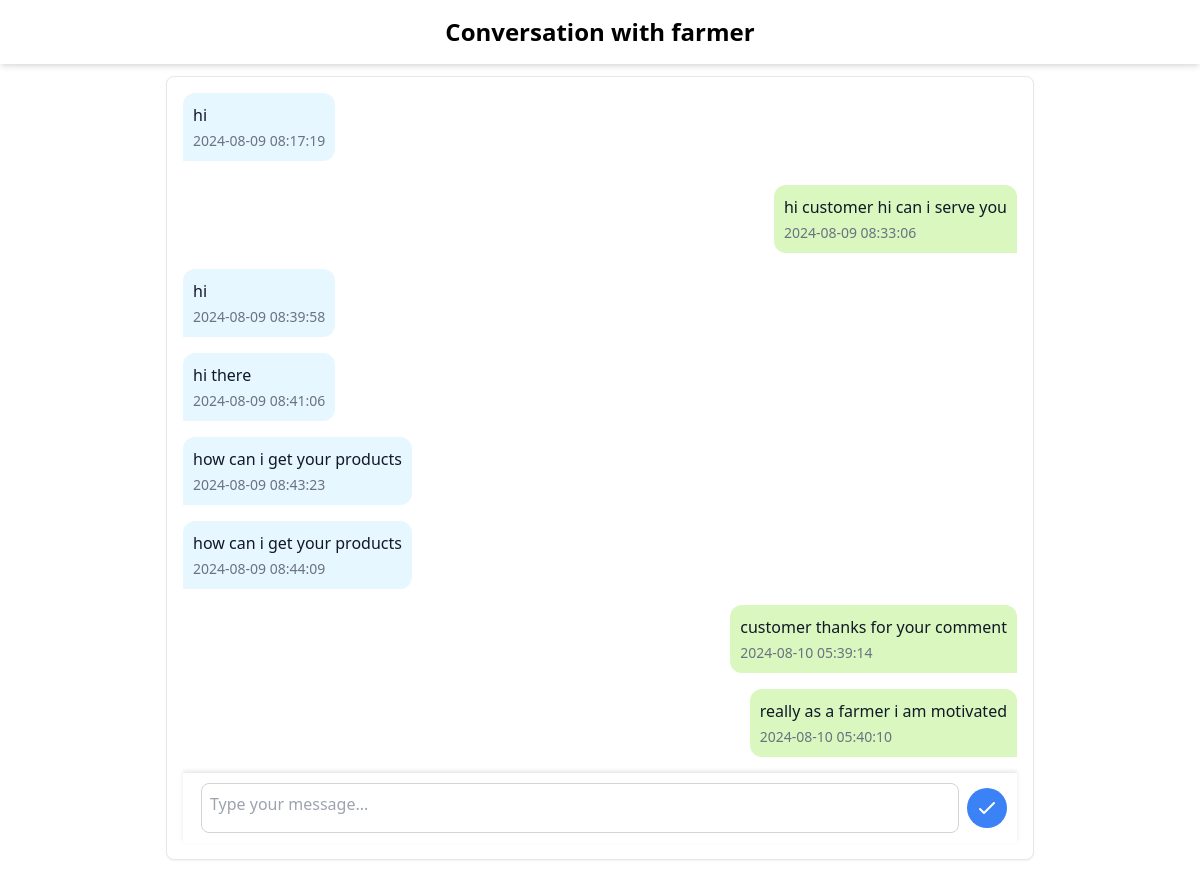
The page /chat_with_farmer_seller.php?seller_id=60&product_id=8 (signed in) on the database its author committed.
### tables this page shows
CREATE TABLE `users` (
  `user_id` int(11) NOT NULL,
  `username` varchar(50) NOT NULL,
  `email` varchar(100) NOT NULL,
  `password_hash` varchar(255) NOT NULL,
  `registration_date` timestamp NOT NULL DEFAULT current_timestamp(),
  `role` enum('customer','farmer','seller','administrator') NOT NULL
);

CREATE TABLE `messages` (
  `message_id` int(11) NOT NULL,
  `message_content` text NOT NULL,
  `user_id` int(11) NOT NULL,
  `seller_farmer_id` int(11) NOT NULL,
  `product_id` int(11) NOT NULL,
  `timestamp` timestamp NOT NULL DEFAULT current_timestamp(),
  `role` enum('customer','seller','farmer') NOT NULL
);

### chat_with_farmer_seller.php (the view, shortened to what this page needs)
<?php
include("db_connection.php");
$seller_id = $product_id = $user_id = $fetched_role = null;
if ($_SERVER["REQUEST_METHOD"] == "GET" || $_SERVER["REQUEST_METHOD"] == "POST") {
    $seller_id = $_GET['seller_id'] ?? $_POST['seller_id'];
    $product_id = $_GET['product_id'] ?? $_POST['product_id'];
    $user_id = $_SESSION['user_id'];
    $get_role = "SELECT role FROM users WHERE user_id = $seller_id";
    $get_role_result = $conn->query($get_role);
    if ($get_role_result) {
        $fetched_seller_role = $get_role_result->fetch_assoc();
        $fetched_role = $fetched_seller_role['role'];
    } else {
        echo "Error: $conn->error";
        echo "<br> There was an error retrieving the seller/farmer role from the database.";
    }
}
$customer_messages = [];
$seller_farmer_messages = [];
$customer_query = "SELECT * FROM messages WHERE user_id = '$user_id' AND seller_farmer_id = '$seller_id' AND product_id = '$product_id' AND role = 'customer'";
$seller_farmer_query = "SELECT * FROM messages WHERE user_id = '$user_id' AND seller_farmer_id = '$seller_id' AND product_id = '$product_id' AND role = '$fetched_role'";
$customer_result = $conn->query($customer_query);
$seller_farmer_result = $conn->query($seller_farmer_query);
if ($customer_result) {
    while ($row = $customer_result->fetch_assoc()) {
        $customer_messages[] = $row;
    }
} else {
    echo "Error: $conn->error";
    echo "<br> There was an error fetching the customer messages.";
}
if ($seller_farmer_result) {
    while ($row = $seller_farmer_result->fetch_assoc()) {
        $seller_farmer_messages[] = $row;
    }
} else {
    echo "Error: $conn->error";
    echo "<br> There was an error fetching the seller/farmer messages.";
}
$all_messages = array_merge($customer_messages, $seller_farmer_messages);
usort($all_messages, function ($a, $b) {
    return strtotime($a['timestamp']) - strtotime($b['timestamp']);
});
?>
<!DOCTYPE html>
<html lang="en">
<head>
    <link href="https://cdn.jsdelivr.net/npm/tailwindcss@2.2.19/dist/tailwind.min.css" rel="stylesheet">
</head>
<body class="bg-[#FFF6F5] font-sans">
    <header class="header shadow-md py-4 px-6">
        <h1 class="text-2xl font-bold text-center">Conversation with <?php echo $fetched_role; ?></h1>
    </header>
    <div class="chat-container main-content">
        <main class="flex-grow p-4">
            <div class="bg-white border border-gray-200 rounded-lg shadow-sm p-4 flex flex-col h-full">
                <div class="message-scroll-container flex flex-col space-y-4">
                    <?php foreach ($all_messages as $message): ?>
                        <div class="message-container flex <?php echo $message['role']; ?>">
                            <div class="message-content flex flex-col">
                                <p class="text-gray-900"><?php echo $message['message_content']; ?></p>
                                <span class="text-gray-500 text-sm mt-1"><?php echo $message['timestamp']; ?></span>
                            </div>
                        </div>
                    <?php endforeach; ?>
                </div>
                <div class="message-box flex items-center space-x-2">
                    <form action="chat_with_farmer_seller.php" method="post" class="w-full flex items-center space-x-2">
                        <textarea name="message" id="message" class="w-full p-2 border border-gray-300 rounded-lg" placeholder="Type your message..."></textarea>
                        <button type="submit" class="bg-blue-500 text-white p-2 rounded-full hover:bg-blue-600 flex items-center justify-center">
                            <svg xmlns="http://www.w3.org/2000/svg" class="h-6 w-6" fill="none" viewBox="0 0 24 24" stroke="currentColor">
                                <path stroke-linecap="round" stroke-linejoin="round" stroke-width="2" d="M5 13l4 4L19 7" />
                            </svg>
                        </button>
                    </form>
                </div>
            </div>
        </main>
    </div>
</body>
</html>

### chat_with_farmer_seller.php (style rules this page uses)
.message-container { background-color: #f5f5f5; position: relative; max-width: 75%; padding: 10px; border-radius: 12px; margin-bottom: 8px; }
.message-container.customer { background-color: #e6f7ff; align-self: flex-start; border-bottom-left-radius: 0; }
.message-container.seller, .message-container.farmer { background-color: #d9f7be; align-self: flex-end; border-bottom-right-radius: 0; }
.message-box { position: relative; width: 100%; padding: 10px; background: white; box-shadow: 0 -2px 4px rgba(0, 0, 0, 0.1); }
.message-box textarea { resize: none; height: 50px; }
.chat-container { max-width: 75vw; margin: 0 auto; display: flex; flex-direction: column; height: 100vh; }
.message-scroll-container { overflow-y: auto; height: calc(100vh - 120px); }
.message-scroll-container { scrollbar-width: none; }
.header { position: fixed; top: 0; left: 0; width: 100%; background: white; z-index: 10; }
.main-content { padding-top: 60px; }

### rows shown on the page
users: role "farmer"
messages: message_content "hi", timestamp "2024-08-09 08:17:19"
messages: message_content "hi customer hi can i serve you", timestamp "2024-08-09 08:33:06"
messages: message_content "hi", timestamp "2024-08-09 08:39:58"
messages: message_content "hi there", timestamp "2024-08-09 08:41:06"
messages: message_content "how can i get your products", timestamp "2024-08-09 08:43:23"
messages: message_content "how can i get your products", timestamp "2024-08-09 08:44:09"
messages: message_content "customer thanks for your comment", timestamp "2024-08-10 05:39:14"
messages: message_content "really as a farmer i am motivated", timestamp "2024-08-10 05:40:10"
